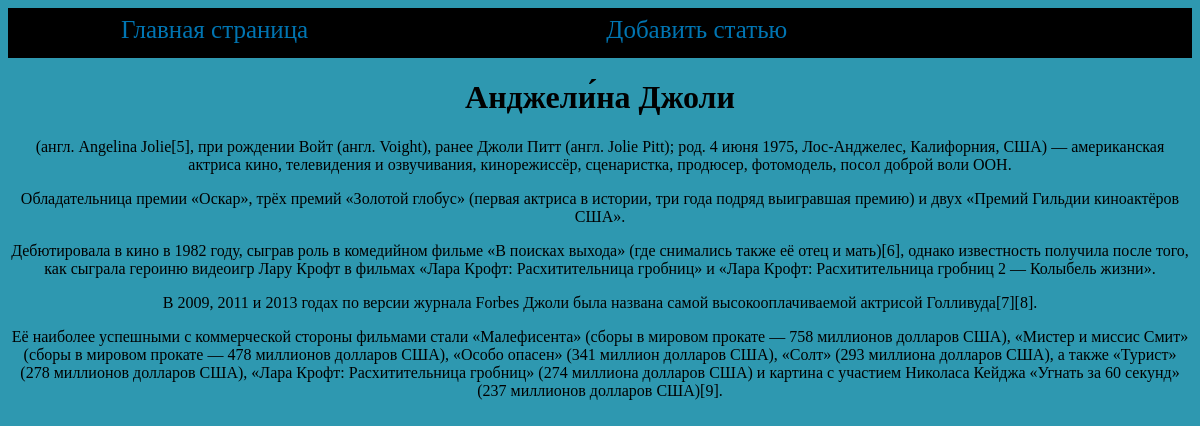
The app's page /showpost/1/ with its own data.
### main/models.py (models this page shows)
class Women(models.Model):
    title = models.CharField(max_length=255)
    content = models.TextField(blank=True)
    time_create = models.DateTimeField(auto_now_add=True)
    def __str__(self):
        return self.title

### main/views.py (the view)
# urls.py: path('showpost/<int:post_id>/', showpost, name='showpost'),
def showpost(request, post_id):
    women = Women.objects.filter(id=post_id)
    data = {
        'womenpost': women
    }
    print(data)
    return render(request, 'main/showpost.html', data)

### main/templates/main/showpost.html (shortened to what this page needs)
{% extends 'main/base.html' %}
{% block content %}
    {% for w in womenpost %}
        <div class="fulltext">
            <h1>{{ w.title }}</h1>
            <p>{{ w.content|linebreaks }}</p>
        </div>
    {% endfor %}
{% endblock %}

### main/static/main/css/style.css (style rules this page uses)
body { background: #2e98b0; }
.fulltext { text-align: center; }

### records on screen
Women: title "Анджели́на Джоли", content "(англ. Angelina Jolie[5], при рождении Войт (англ. Voight), ранее Джоли Питт (англ. Jolie Pitt); род. 4 июня 1975, Лос-Анджелес, Калифорния, США) — американская актриса кино, телевидения и озвучивания, кинорежиссёр, сценаристка, продюсер, фотомодель, посол доброй воли ООН. Обладательница премии «Оскар», трёх премий «Золотой глобус» (первая актриса в истории, три года подряд выигравшая премию) и двух «Премий Гильдии киноактёров США». Дебютировала в кино в 1982 году, сыграв роль в комедийном фильме «В поисках выхода» (где снимались также её отец и мать)[6], однако известность получила после того, как сыграла героиню видеоигр Лару Крофт в фильмах «Лара Крофт: Расхитительница гробниц» и «Лара…"
